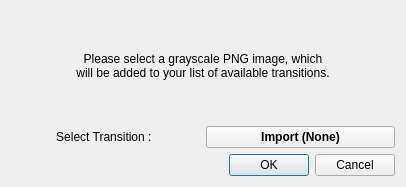
<?xml version="1.0" encoding="UTF-8"?>
<ui version="4.0">
 <class>Dialog</class>
 <widget class="QDialog" name="Dialog">
  <property name="geometry">
   <rect>
    <x>0</x>
    <y>0</y>
    <width>406</width>
    <height>187</height>
   </rect>
  </property>
  <property name="font">
   <font>
    <weight>50</weight>
    <bold>false</bold>
   </font>
  </property>
  <property name="windowTitle">
   <string>Import Transitions</string>
  </property>
  <property name="windowIcon">
   <iconset>
    <normaloff>icons/openshot.png</normaloff>icons/openshot.png</iconset>
  </property>
  <property name="locale">
   <locale language="English" country="UnitedKingdom"/>
  </property>
  <layout class="QGridLayout" name="gridLayout">
   <item row="0" column="0" colspan="2">
    <widget class="QLabel" name="lblText">
     <property name="text">
      <string>Please select a grayscale PNG image, which
will be added to your list of available transitions.</string>
     </property>
     <property name="alignment">
      <set>Qt::AlignCenter</set>
     </property>
    </widget>
   </item>
   <item row="1" column="0">
    <widget class="QLabel" name="lblSelectTransition">
     <property name="text">
      <string>Select Transition : </string>
     </property>
     <property name="alignment">
      <set>Qt::AlignCenter</set>
     </property>
    </widget>
   </item>
   <item row="1" column="1">
    <widget class="QPushButton" name="btnImport">
     <property name="font">
      <font>
       <weight>75</weight>
       <bold>true</bold>
      </font>
     </property>
     <property name="text">
      <string>Import (None)</string>
     </property>
    </widget>
   </item>
   <item row="2" column="0" colspan="2">
    <widget class="QDialogButtonBox" name="buttonBox">
     <property name="orientation">
      <enum>Qt::Horizontal</enum>
     </property>
     <property name="standardButtons">
      <set>QDialogButtonBox::Cancel|QDialogButtonBox::Ok</set>
     </property>
    </widget>
   </item>
  </layout>
  <zorder>lblText</zorder>
  <zorder>lblSelectTransition</zorder>
  <zorder>buttonBox</zorder>
  <zorder>btnImport</zorder>
 </widget>
 <resources/>
 <connections>
  <connection>
   <sender>buttonBox</sender>
   <signal>accepted()</signal>
   <receiver>Dialog</receiver>
   <slot>accept()</slot>
   <hints>
    <hint type="sourcelabel">
     <x>257</x>
     <y>177</y>
    </hint>
    <hint type="destinationlabel">
     <x>157</x>
     <y>274</y>
    </hint>
   </hints>
  </connection>
  <connection>
   <sender>buttonBox</sender>
   <signal>rejected()</signal>
   <receiver>Dialog</receiver>
   <slot>reject()</slot>
   <hints>
    <hint type="sourcelabel">
     <x>325</x>
     <y>177</y>
    </hint>
    <hint type="destinationlabel">
     <x>286</x>
     <y>274</y>
    </hint>
   </hints>
  </connection>
 </connections>
</ui>
